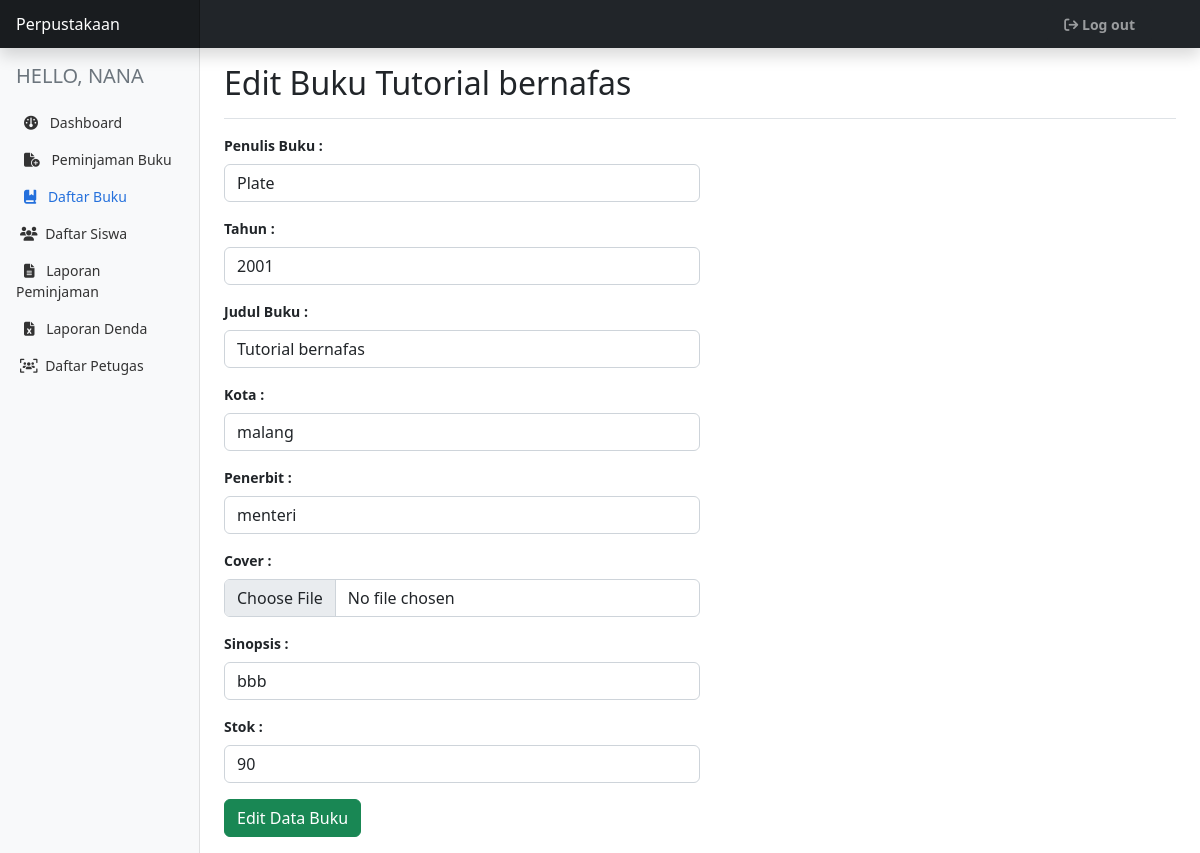
/petugas/edit-buku.php?id=2 (signed in), run on an earlier commit of the app's database.
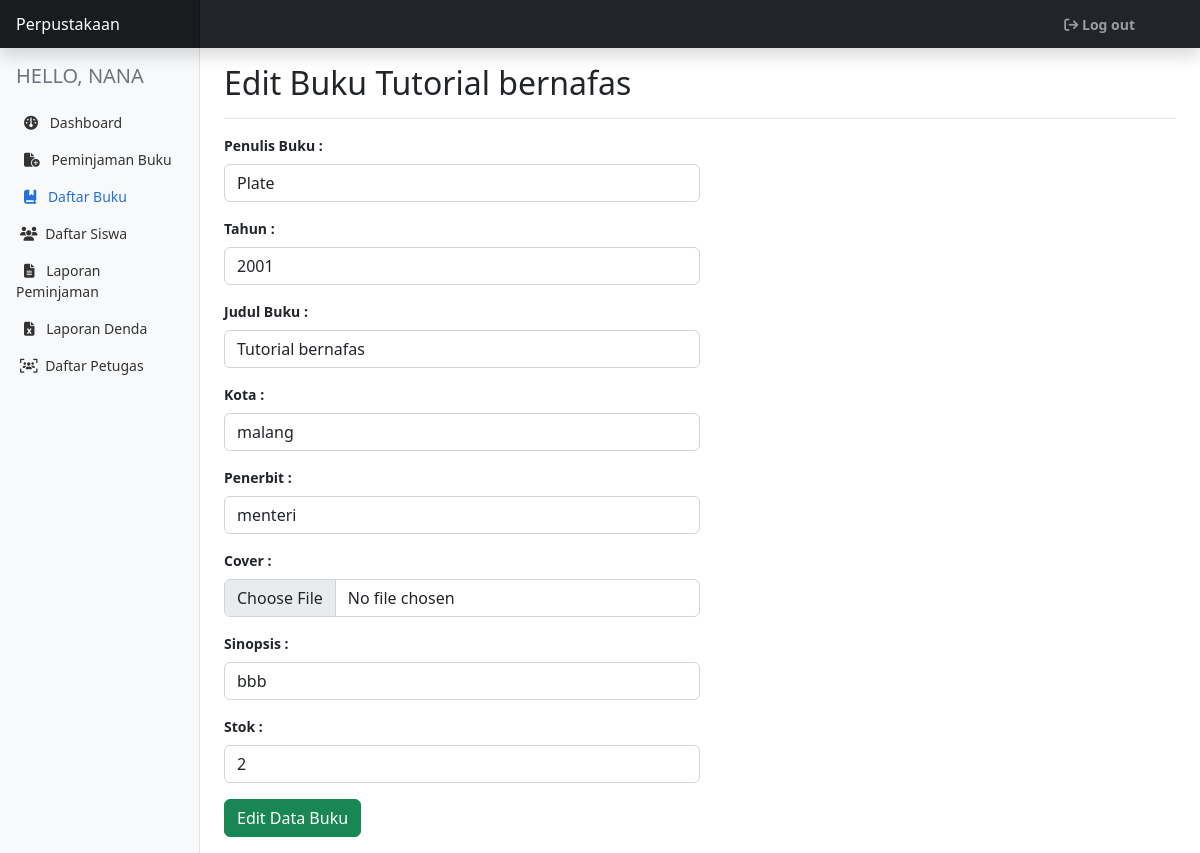
And on a later commit of the database.
### tables this page shows
CREATE TABLE `buku` (
  `id_buku` int(2) NOT NULL,
  `penulis` varchar(50) NOT NULL,
  `tahun` year(4) NOT NULL,
  `judul` varchar(255) NOT NULL,
  `kota` varchar(50) NOT NULL,
  `penerbit` varchar(50) NOT NULL,
  `cover` varchar(255) NOT NULL,
  `sinopsis` text NOT NULL,
  `stok` int(3) NOT NULL
);

### petugas/edit-buku.php (the view, shortened to what the changed rows need)
<!doctype html>
<html lang="en">
<head>
    <link href="../assets/dist/css/bootstrap.min.css" rel="stylesheet">
    <link rel="stylesheet" href="https://cdnjs.cloudflare.com/ajax/libs/font-awesome/6.1.2/css/all.min.css">
    <link rel="stylesheet" href="../assets/bootstrap/css/bootstrap.min.css">
    <link href="../assets/dashboard/dashboard.css" rel="stylesheet">
</head>
<body>
    <?php
        include "../config.php";
        ?>
<div class="container-fluid">
    <div class="row">
        <?php
            $id = $_GET['id'];
            $take = mysqli_query($db, "SELECT * FROM buku WHERE id_buku = $id");
            $data1 = mysqli_fetch_assoc($take);
        ?>
        <main class="col-md-9 ms-sm-auto col-lg-10 px-md-4">
            <div class="d-flex justify-content-between flex-wrap flex-md-nowrap align-items-center pt-3 pb-2 mb-3 border-bottom">
                <h1 class="h2">Edit Buku <?= $data1['judul'] ?></h1>
            </div>
            <div class="row mt-3">
                <form action="" method="POST" enctype="multipart/form-data">
                    <div class="mb-3">
                        <label for="exampleFormControlInput1" class="form-label fw-bold">Penulis Buku : </label>
                        <input type="text" name="penulis" class="form-control w-50" placeholder="Masukkan Nama Penulis Buku..." value="<?= $data1['penulis'] ?>" required>
                    </div>
                    <div class="mb-3">
                        <label for="exampleFormControlInput1" class="form-label fw-bold">Tahun : </label>
                        <input type="number" min="1900" name="tahun" class="form-control w-50" placeholder="Masukkan Tahun..." value="<?= $data1['tahun'] ?>" required>
                    </div>
                    <div class="mb-3">
                        <label for="exampleFormControlInput1" class="form-label fw-bold">Judul Buku : </label>
                        <input type="text" name="judul" class="form-control w-50" placeholder="Masukkan Judul Buku..." value="<?= $data1['judul'] ?>" required>
                    </div>
                    <div class="mb-3">
                        <label for="exampleFormControlInput1" class="form-label fw-bold">Kota : </label>
                        <input type="text" name="kota" class="form-control w-50" placeholder="Masukkan Kota..." value="<?= $data1['kota'] ?>" required>
                    </div>
                    <div class="mb-3">
                        <label for="exampleFormControlInput1" class="form-label fw-bold">Penerbit : </label>
                        <input type="text" name="penerbit" class="form-control w-50" placeholder="Masukkan Penerbit..." value="<?= $data1['penerbit'] ?>" required>
                    </div>
                    <div class="mb-3">
                        <label for="exampleFormControlInput1" class="form-label fw-bold">Sinopsis : </label>
                        <input type="text" name="sinopsis" class="form-control w-50" placeholder="Masukkan Sinopsis..." value="<?= $data1['sinopsis'] ?>" required>
                    </div>
                    <div class="mb-3">
                        <label for="exampleFormControlInput1" class="form-label fw-bold">Stok : </label>
                        <input type="number" min="1" name="stok" class="form-control w-50" placeholder="Masukkan Stok Buku..." value="<?= $data1['stok'] ?>" required>
                    </div>
                </form>
            </div>
        </main>
    </div>
</div>
</body>
</html>

What changed in the data, as far as the page shows it:
changed buku "Tutorial bernafas": stok "90" → "2"
